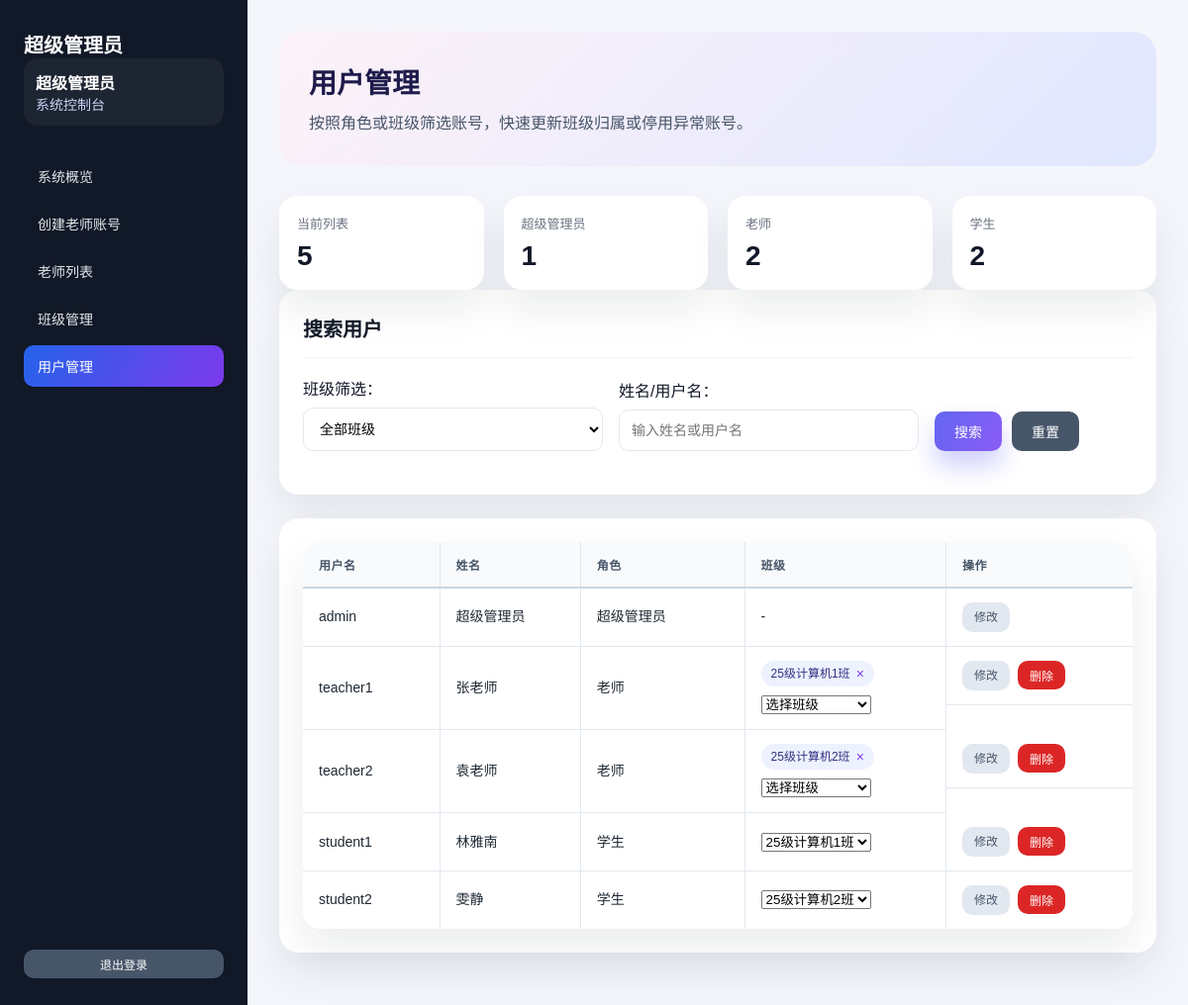
The app's page /admin/user_list.php (signed in) with its own data.
### tables this page shows
CREATE TABLE `users` (
  `id` int(11) NOT NULL AUTO_INCREMENT,
  `username` varchar(50) NOT NULL,
  `password` varchar(255) NOT NULL,
  `name` varchar(50) NOT NULL,
  `role` enum('admin','teacher','student') NOT NULL DEFAULT 'student',
  `class_id` int(11) DEFAULT NULL COMMENT '班级ID，学生所属班级',
  `teacher_id` int(11) DEFAULT NULL COMMENT '创建该学生的老师ID',
  `created_by` int(11) DEFAULT NULL COMMENT '创建者ID',
  `created_at` datetime DEFAULT CURRENT_TIMESTAMP,
  PRIMARY KEY (`id`),
  UNIQUE KEY `username` (`username`),
  KEY `teacher_id` (`teacher_id`),
  KEY `created_by` (`created_by`),
  CONSTRAINT `users_ibfk_1` FOREIGN KEY (`teacher_id`) REFERENCES `users` (`id`) ON DELETE SET NULL,
  CONSTRAINT `users_ibfk_2` FOREIGN KEY (`created_by`) REFERENCES `users` (`id`) ON DELETE SET NULL
);

CREATE TABLE `classes` (
  `id` int(11) NOT NULL AUTO_INCREMENT,
  `name` varchar(100) NOT NULL COMMENT '班级名称',
  `description` text COMMENT '班级描述',
  `created_at` datetime DEFAULT CURRENT_TIMESTAMP,
  PRIMARY KEY (`id`)
);

### config.php (called while the page is built, shortened)
<?php
function getDB() {
    static $pdo = null;
    if ($pdo === null) {
        try {
            $dsn = "mysql:host=" . DB_HOST . ";dbname=" . DB_NAME . ";charset=" . DB_CHARSET;
            $pdo = new PDO($dsn, DB_USER, DB_PASS);
            $pdo->setAttribute(PDO::ATTR_ERRMODE, PDO::ERRMODE_EXCEPTION);
            $pdo->setAttribute(PDO::ATTR_DEFAULT_FETCH_MODE, PDO::FETCH_ASSOC);
        } catch(PDOException $e) {
            die("数据库连接失败: " . $e->getMessage());
        }
    }
    return $pdo;
}
function getCurrentUser() {
    $pdo = getDB();
    $stmt = $pdo->prepare("SELECT * FROM users WHERE id = ?");
    $stmt->execute([$_SESSION['user_id']]);
    return $stmt->fetch();
}
?>

### admin/user_list.php (the view, shortened to what this page needs)
<?php
require_once '../config.php';
require_once 'admin_sidebar.php';
$pdo = getDB();
$currentAdmin = getCurrentUser();
$searchKeyword = trim($_GET['keyword'] ?? '');
$query = "SELECT u.*, c.name AS class_name
          FROM users u
          LEFT JOIN classes c ON u.class_id = c.id
          WHERE 1=1";
$params = [];
$query .= " ORDER BY u.role, u.name";
$stmt = $pdo->prepare($query);
$stmt->execute($params);
$users = $stmt->fetchAll();
$userStats = [
    'total' => count($users),
    'admin' => 0,
    'teacher' => 0,
    'student' => 0
];
foreach ($users as $row) {
    if (isset($userStats[$row['role']])) {
        $userStats[$row['role']]++;
    }
}
$classes = $pdo->query("SELECT * FROM classes ORDER BY name")->fetchAll();
$teacherClassMap = [];
$teacherClassStmt = $pdo->query("SELECT tc.teacher_id, c.id AS class_id, c.name AS class_name
                                 FROM teacher_classes tc
                                 INNER JOIN classes c ON c.id = tc.class_id
                                 ORDER BY c.name");
while ($tc = $teacherClassStmt->fetch()) {
    $teacherClassMap[$tc['teacher_id']][] = [
        'id' => $tc['class_id'],
        'name' => $tc['class_name']
    ];
}
?>
<!DOCTYPE html>
<html lang="zh-CN">
<head>
    <link rel="stylesheet" href="../style.css">
</head>
<body>
    <div class="app-shell">
        <?php renderAdminSidebar('user_list', $currentAdmin); ?>
        <main class="app-content">
            <section class="page-hero">
                <div>
                    <h1>用户管理</h1>
                    <p>按照角色或班级筛选账号，快速更新班级归属或停用异常账号。</p>
                </div>
            </section>
            <section class="stats-grid">
                <div class="stat-card">
                    <span>当前列表</span>
                    <strong><?php echo $userStats['total']; ?></strong>
                </div>
                <div class="stat-card">
                    <span>超级管理员</span>
                    <strong><?php echo $userStats['admin']; ?></strong>
                </div>
                <div class="stat-card">
                    <span>老师</span>
                    <strong><?php echo $userStats['teacher']; ?></strong>
                </div>
                <div class="stat-card">
                    <span>学生</span>
                    <strong><?php echo $userStats['student']; ?></strong>
                </div>
            </section>
            <div class="card">
                <div class="card-header">
                    <h2>搜索用户</h2>
                </div>
                <form method="GET" class="search-form" style="display:flex;gap:16px;flex-wrap:wrap;align-items:flex-end;">
                    <div class="form-group" style="flex:1;min-width:200px;">
                        <label>班级筛选：</label>
                        <select name="class_id">
                            <option value="">全部班级</option>
                        </select>
                    </div>
                    <div class="form-group" style="flex:1;min-width:200px;">
                        <label>姓名/用户名：</label>
                        <input type="text" name="keyword" value="<?php echo htmlspecialchars($searchKeyword); ?>" placeholder="输入姓名或用户名">
                    </div>
                    <div class="form-group">
                        <button type="submit" class="btn btn-primary">搜索</button>
                        <a href="user_list.php" class="btn btn-secondary">重置</a>
                    </div>
                </form>
            </div>
            <div class="card">
                <div class="table-wrapper">
                    <table>
                        <thead>
                            <tr>
                                <th>用户名</th>
                                <th>姓名</th>
                                <th>角色</th>
                                <th>班级</th>
                                <th>操作</th>
                            </tr>
                        </thead>
                        <tbody>
                            <?php if (empty($users)): ?>
                                <tr>
                                    <td colspan="5" style="text-align:center;color:#94a3b8;">暂无用户</td>
                                </tr>
                            <?php else: ?>
                                <?php foreach ($users as $row): ?>
                                    <tr>
                                        <td><?php echo htmlspecialchars($row['username']); ?></td>
                                        <td><?php echo htmlspecialchars($row['name']); ?></td>
                                        <td>
                                            <?php $roleMap = ['admin' => '超级管理员', 'teacher' => '老师', 'student' => '学生']; ?>
                                            <?php echo $roleMap[$row['role']] ?? $row['role']; ?>
                                        </td>
                                        <td>
                                            <?php if ($row['role'] === 'student'): ?>
                                                <form method="POST" style="display:flex;gap:8px;align-items:center;">
                                                    <select name="class_id" onchange="this.form.submit()">
                                                        <?php foreach ($classes as $class): ?>
                                                            <option value="<?php echo $class['id']; ?>" <?php echo $row['class_id'] == $class['id'] ? 'selected' : ''; ?>>
                                                                <?php echo htmlspecialchars($class['name']); ?>
                                                            </option>
                                                        <?php endforeach; ?>
                                                    </select>
                                                </form>
                                            <?php elseif ($row['role'] === 'teacher'): ?>
                                                <?php $assignedClasses = $teacherClassMap[$row['id']] ?? []; ?>
                                                <div class="teacher-class-manager">
                                                    <div class="teacher-class-tags">
                                                        <?php if (!empty($assignedClasses)): ?>
                                                            <?php foreach ($assignedClasses as $classInfo): ?>
                                                                <form method="POST" class="teacher-class-pill">
                                                                    <span><?php echo htmlspecialchars($classInfo['name']); ?></span>
                                                                    <button type="submit" class="pill-remove" title="移除该班级">×</button>
                                                                </form>
                                                            <?php endforeach; ?>
                                                        <?php else: ?>
                                                            <span class="muted-text">尚未分配班级</span>
                                                        <?php endif; ?>
                                                    </div>
                                                    <form method="POST">
                                                        <select name="class_id" onchange="this.form.submit()" required>
                                                            <option value="">选择班级</option>
                                                        </select>
                                                    </form>
                                                </div>
                                            <?php else: ?>
                                                -
                                            <?php endif; ?>
                                        </td>
                                        <td class="table-actions">
                                            <?php
                                                $queryParts = [];
                                                $editUrl = 'edit_user.php?id=' . $row['id'] . ($queryParts ? '&' . implode('&', $queryParts) : '');
                                            ?>
                                            <a href="<?php echo $editUrl; ?>" class="btn btn-muted btn-small">修改</a>
                                            <?php if ($row['id'] != $_SESSION['user_id']): ?>
                                                <form method="POST" onsubmit="return confirm('确定要删除用户「<?php echo htmlspecialchars($row['name']); ?>」吗？');">
                                                    <button type="submit" name="delete_user" class="btn btn-danger btn-small">删除</button>
                                                </form>
                                            <?php endif; ?>
                                        </td>
                                    </tr>
                                <?php endforeach; ?>
                            <?php endif; ?>
                        </tbody>
                    </table>
                </div>
            </div>
        </main>
    </div>
</body>
</html>

### admin/admin_sidebar.php (shortened to what this page needs)
<?php
function renderAdminSidebar($activeKey = 'dashboard', $user = null) {
    $menu = [
        'dashboard' => ['label' => '系统概览', 'href' => 'index.php'],
        'create_teacher' => ['label' => '创建老师账号', 'href' => 'create_teacher.php'],
        'teacher_list' => ['label' => '老师列表', 'href' => 'teacher_list.php'],
        'manage_classes' => ['label' => '班级管理', 'href' => 'manage_classes.php'],
        'user_list' => ['label' => '用户管理', 'href' => 'user_list.php'],
    ];
    $userName = $user ? htmlspecialchars($user['name']) : '管理员';
    ?>
    <aside class="app-sidebar" id="app-sidebar">
        <div>
            <div class="sidebar-brand">超级管理员</div>
            <div class="sidebar-user">
                <strong><?php echo $userName; ?></strong>
                <span>系统控制台</span>
            </div>
        </div>
        <nav class="sidebar-menu">
            <?php foreach ($menu as $key => $item): ?>
                <a href="<?php echo $item['href']; ?>" class="<?php echo $key === $activeKey ? 'active' : ''; ?>" onclick="closeMobileMenu()">
                    <?php echo htmlspecialchars($item['label']); ?>
                </a>
            <?php endforeach; ?>
        </nav>
        <a href="logout.php" class="btn btn-secondary btn-small" onclick="closeMobileMenu()">退出登录</a>
    </aside>
    <?php
}

### records on screen
users: name "超级管理员", username "admin", role "超级管理员"
users: username "teacher1", name "张老师", role "老师", name "25级计算机1班"
users: username "teacher2", name "袁老师", role "老师", name "25级计算机2班"
users: username "student1", name "林雅南", role "学生", class_id "25级计算机1班"
users: username "student2", name "雯静", role "学生", class_id "25级计算机2班"

### other values on screen
$item['label'] "系统概览"
$item['label'] "创建老师账号"
$item['label'] "老师列表"
$item['label'] "班级管理"
$item['label'] "用户管理"
$userStats['total'] "5"
$userStats['admin'] "1"
$userStats['teacher'] "2"
$userStats['student'] "2"
